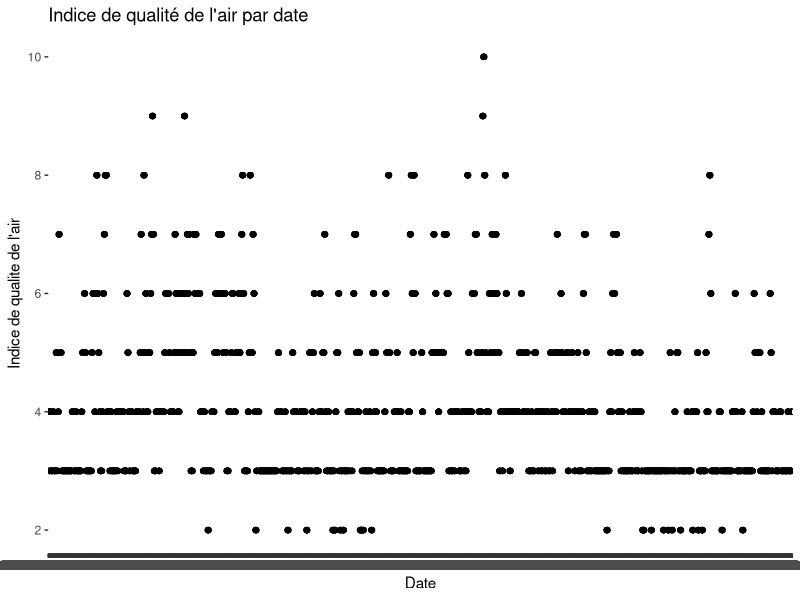
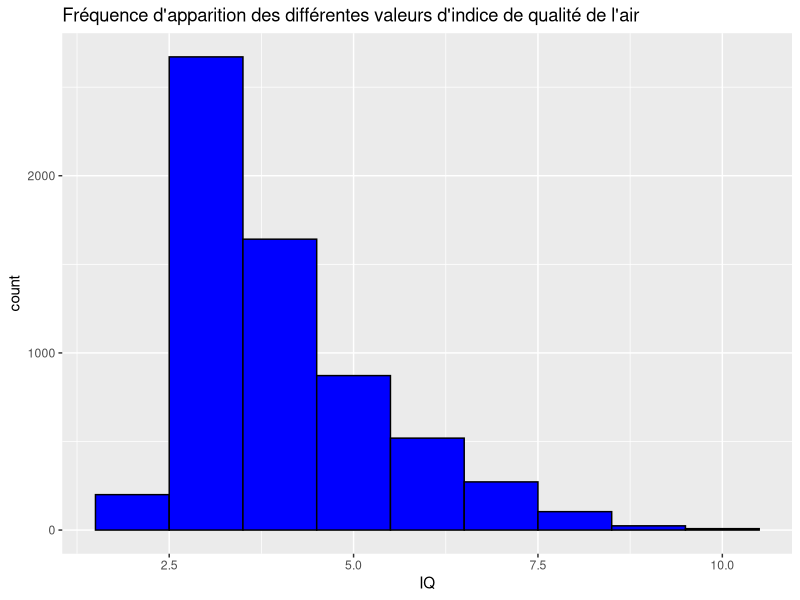

Write the R code that produced these figures, in order.
## ---- chunk 1
setwd("~/4ème année ISEN/AirIQ2/0_ResearchWork/5_DataVisualisation")
## ---- chunk 2
dataset = read.table("completeDataset.csv", header = T, sep = ";")
## ---- chunk 3
dataset[,1:7]
## ---- chunk 4
nb =0
for(iq in dataset$IQ){
  if(iq == 2){
    nb= nb+1
  }
}
# Puis on divise par 8 car nous avons 8 fois le même indice de qualité de l'air sur une journée
nb1 = nb/8
print(paste("Nombre de lignes pour un IQ = 2 : ",nb1))
## ---- chunk 5
apply(dataset[,-2],2,summary)
## ---- chunk 6
library("ggplot2")
View(dataset)

g = ggplot(dataset,aes(x=date, y=IQ,axes=F,type='o'))+ geom_point()
g = g+xlab("Date")+ylab("Indice de qualite de l'air")+ggtitle("Indice de qualité de l'air par date")
g
## ---- chunk 7

a = ggplot(dataset,aes(x=IQ))+geom_histogram(fill="blue",colour="black",binwidth=1)
a = a +ggtitle("Fréquence d'apparition des différentes valeurs d'indice de qualité de l'air")
a = a + scale_fill_manual(breaks=c(1,2,3,4,5,6,7,8,9,10))
a
